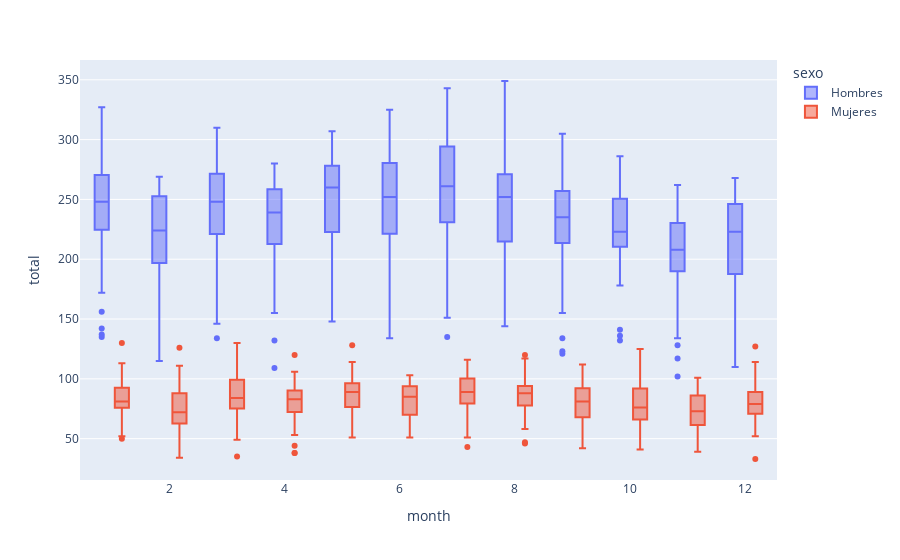

Notebook source saved alongside this figure:
### Code cell
fig = px.box(mes_, x="month", y="total", color = "sexo")
fig.show()

### Figure 1 — Plotly figure (JSON) as saved in the notebook; plotly's stock layout.template omitted (floating-point values rounded to 4 significant figures; data arrays with more than 128 entries replaced by an {"elided": "..."} marker saying what was removed)
{"data": [{"alignmentgroup": "True", "hovertemplate": "sexo=Hombres<br>month=%{x}<br>total=%{y}<extra></extra>", "legendgroup": "Hombres", "marker": {"color": "#636efa"}, "name": "Hombres", "notched": false, "offsetgroup": "Hombres", "orientation": "v", "showlegend": true, "type": "box", "x": {"elided": "492 int values"}, "x0": " ", "xaxis": "x", "y": {"elided": "492 int values"}, "y0": " ", "yaxis": "y"}, {"alignmentgroup": "True", "hovertemplate": "sexo=Mujeres<br>month=%{x}<br>total=%{y}<extra></extra>", "legendgroup": "Mujeres", "marker": {"color": "#EF553B"}, "name": "Mujeres", "notched": false, "offsetgroup": "Mujeres", "orientation": "v", "showlegend": true, "type": "box", "x": {"elided": "492 int values"}, "x0": " ", "xaxis": "x", "y": {"elided": "492 int values"}, "y0": " ", "yaxis": "y"}], "layout": {"boxmode": "group", "legend": {"title": {"text": "sexo"}, "tracegroupgap": 0}, "margin": {"t": 60}, "xaxis": {"anchor": "y", "domain": [0, 1], "title": {"text": "month"}}, "yaxis": {"anchor": "x", "domain": [0, 1], "title": {"text": "total"}}}}
